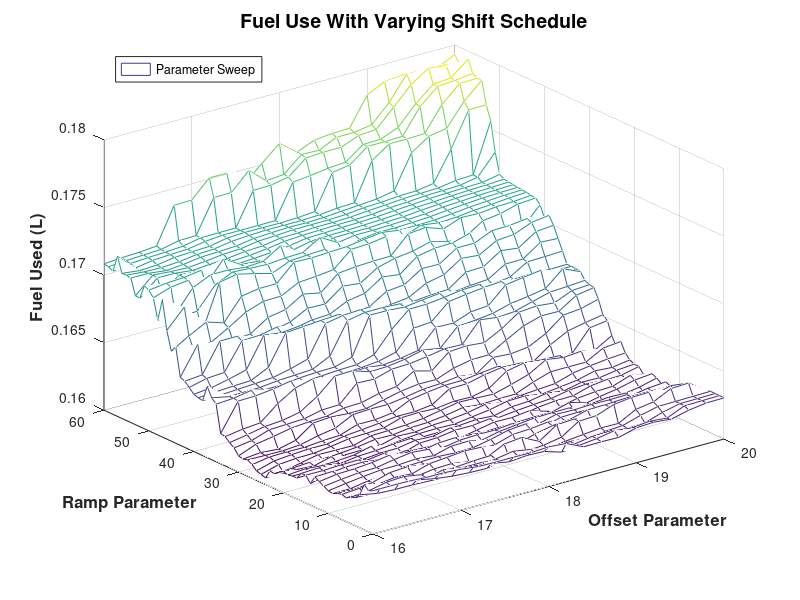

Reproduce this figure in MATLAB. (Note: this script raises an error after producing the figure.)
% Copyright 2013-2023 MathWorks, Inc.
% PLOT DATA FROM PARAMETER SWEEP
load FuelUsedSweep2D_AbsRea_1281
rc = FuelUsedSweep2D_AbsRea_1281.rampconst;
mgd = FuelUsedSweep2D_AbsRea_1281.mingeardiff;
FU_SET = FuelUsedSweep2D_AbsRea_1281.FuelUsedSET;
[rc_array, mgd_array] = meshgrid(rc,mgd);
fuelUse_h=figure;
clf
set(fuelUse_h,'Position',[8   227   445   419]);
%surf(mgd_array,rc_array,FU_SET);
mesh(mgd_array,rc_array,FU_SET);
title('Fuel Use With Varying Shift Schedule','FontWeight','Bold','FontSize',14);
xlabel('Offset Parameter','FontWeight','Bold','FontSize',12);
ylabel('Ramp Parameter','FontWeight','Bold','FontSize',12);
zlabel('Fuel Used (L)','FontWeight','Bold','FontSize',12);
legend('Parameter Sweep','Location','NorthWest');

% PLOT INITIAL SHIFT MAP
[Upshift_Speeds, Downshift_Speeds, Pedal_Positions] = Calc_Shift_Map_RO(rampconst0,mingeardiff0);
map_h=figure;
clf
set(map_h,'Position',[468   226   560   420]);
Plot_Gear_Shift_Schedule(Pedal_Positions,Upshift_Speeds,Downshift_Speeds);
set(gca,'XLim',[0 120]);
